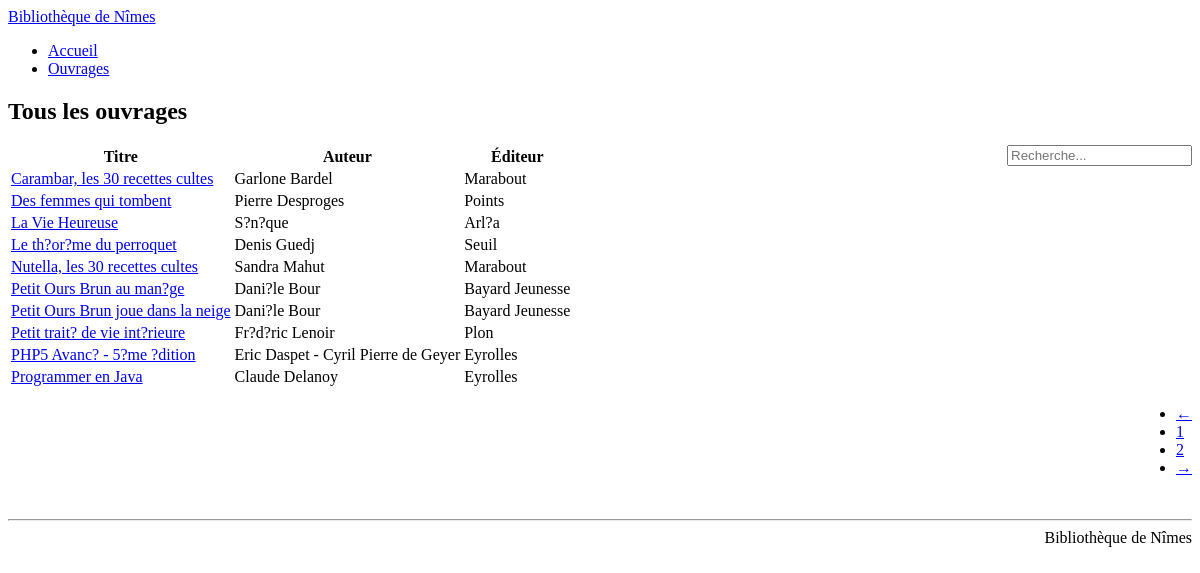
The page /books.php on the database as committed earlier.
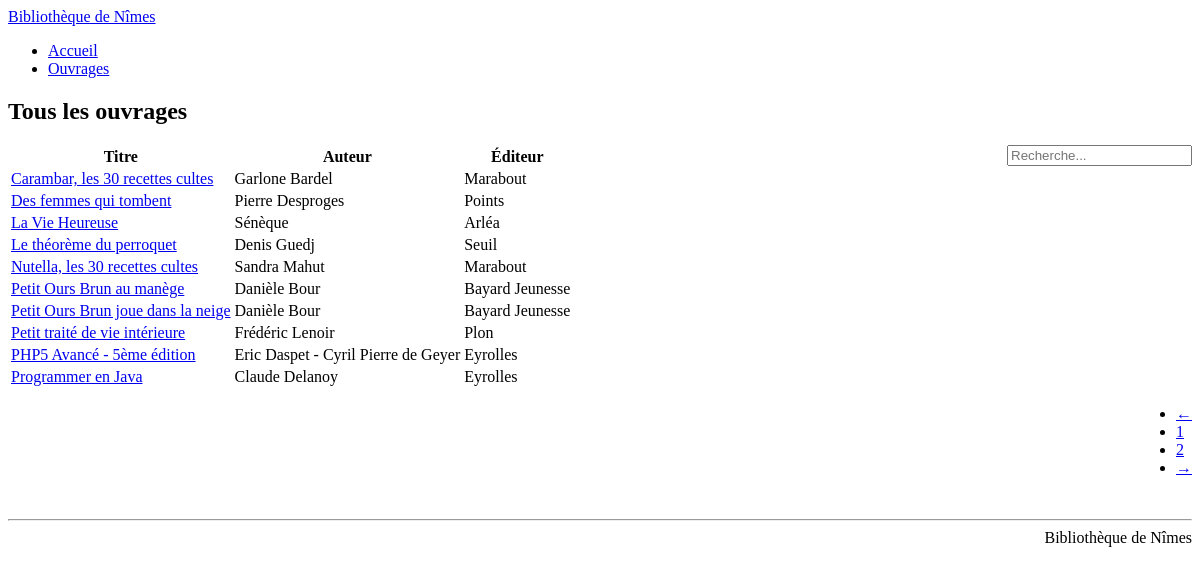
The same page on the database as committed later.
### tables this page shows
CREATE TABLE IF NOT EXISTS `bn_books` (
  `id` int(11) NOT NULL AUTO_INCREMENT,
  `isbn` varchar(17) NOT NULL,
  `author` varchar(255) NOT NULL,
  `title` varchar(255) NOT NULL,
  `publisher` varchar(255) NOT NULL,
  PRIMARY KEY (`id`)
);

### books.php (the view, shortened to what this page needs)
<?php
require_once 'inc/loader.php';
$search = !empty($_GET['s']) ? _q($_GET['s']) : '';
?>
<h2>Tous les ouvrages</h2>
<?php
$page = !empty($_GET['page']) ? $_GET['page'] : 1;
$query = $database->prepare("
    SELECT COUNT(*) AS count
    FROM bn_books
    WHERE
        title LIKE :search
        OR author LIKE :search
        OR SOUNDEX(title) = SOUNDEX(:search2)
        OR SOUNDEX(author) = SOUNDEX(:search2)
    ");
$query->bindValue('search', '%' . $search . '%');
$query->bindValue('search2', $search);
$query->execute();
$count = $query->fetch();
$pages = ceil($count->count / 10);
$query = $database->prepare("
    SELECT *
    FROM bn_books
    WHERE
        title LIKE :search
        OR author LIKE :search
        OR SOUNDEX(title) = SOUNDEX(:search2)
        OR SOUNDEX(author) = SOUNDEX(:search2)
    ORDER BY title ASC LIMIT :limit,10");
$query->bindValue('limit', (($page - 1) * 10), PDO::PARAM_INT);
$query->bindValue('search', '%' . $search . '%');
$query->bindValue('search2', $search);
$query->execute();
$results = $query->fetchAll();
$i = 0;
?>
<form class="form-search form-inline" action="" method="get" style="float: right;">
    <input type="text" name="s" placeholder="Recherche..." value="<?php echo $search; ?>" />
</form>
<table class="table table-striped table-bordered">
    <thead>
        <tr>
            <th>Titre</th>
            <th>Auteur</th>
            <th>Éditeur</th>
        </tr>
    </thead>
    <tbody>
        <?php foreach ($results as $book): ++$i;?>
        <tr>
            <td><a href="book.php?id=<?php echo $book->id; ?>"><?php echo $book->title; ?></a></td>
            <td><?php echo $book->author; ?></td>
            <td><?php echo $book->publisher; ?></td>
        </tr>
        <?php endforeach; ?>
    </tbody>
</table>
<div class="pagination" style="float: right;">
  <ul>
    <li><a href="books.php?page=1<?php echo $search ? '&s=' . _p($search) : ''; ?>">&larr;</a></li>
    <?php
    for ($i=1;$i<=$pages;$i++) {
        echo '<li' . ($i == $page ? ' class="active"' : '') . '><a href="books.php?page=' . $i . ($search ? '&s=' . $search : '') . '">' . $i . '</a></li>';
    }
    ?>
    <li><a href="books.php?page=<?php echo $pages; ?><?php echo $search ? '&s=' . _p($search) : ''; ?>">&rarr;</a></li>
  </ul>
</div>
<div style="clear: both;">&nbsp</div>
<?php
template();

### template/default/page.php (shortened to what this page needs)
<!DOCTYPE html>
<html lang="en">
    <head>
        <link rel="stylesheet/less" href="style/bootstrap/bootstrap.less" />
    </head>
    <body>
        <div class="navbar navbar-fixed-top">
            <div class="navbar-inner">
                <div class="container">
                    <a class="brand" href="index.php"><?php _c('SITE_TITLE'); ?></a>
                    <div class="nav-collapse">
                        <ul class="nav">
                            <?php
                            $links = array('index.php' => 'Accueil', 'books.php' => 'Ouvrages');
                            foreach ($links as $key => $value) {
                                echo '<li' . (trim(strrchr($_SERVER['PHP_SELF'], '/'), '/') == $key ? ' class="active"' : '') . '><a href="' . $key . '">' . $value . '</a></li>';
                            }
                            ?>
                        </ul>
                    </div>
                </div>
            </div>
        </div>
        <div class="container">
                <span style="float: right;" class="label label-success"><i class="icon-white icon-book"></i> <?php _c('SITE_TITLE') ?></span>
            </footer>
        </div>
    </body>
</html>

### inc/functions.php (shortened to what this page needs)
<?php
function _constant($var, $default='') {
    return (defined($var)) ? constant($var) : $default;
}
function _c($var, $default='') {
    echo _constant($var, $default);
}
function template($content=false) {
    include 'template/' . (defined('TEMPLATE') ? TEMPLATE : 'default') . '/page.php';
}
?>

Rows that differ between the two databases and show on the page:
changed bn_books "La Vie Heureuse": author "S?n?que" → "Sénèque"; publisher "Arl?a" → "Arléa"
changed bn_books "Denis Guedj": title "Le th?or?me du perroquet" → "Le théorème du perroquet"
changed bn_books: title "Petit Ours Brun au man?ge" → "Petit Ours Brun au manège"; author "Dani?le Bour" → "Danièle Bour"
changed bn_books "Petit Ours Brun joue dans la neige": author "Dani?le Bour" → "Danièle Bour"
changed bn_books "Plon": title "Petit trait? de vie int?rieure" → "Petit traité de vie intérieure"; author "Fr?d?ric Lenoir" → "Frédéric Lenoir"
changed bn_books "Eric Daspet - Cyril Pierre de Geyer": title "PHP5 Avanc? - 5?me ?dition" → "PHP5 Avancé - 5ème édition"
